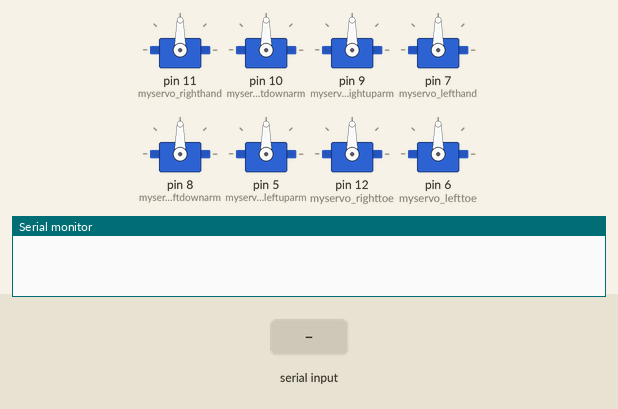
The sketch below on a simulated Arduino Uno, built with avr-gcc and run on an emulated ATmega328P. On the bench: 8 × servo, the last lines printed to the serial monitor. The inputs (shaded band) are chosen by the test bench.

Above: at 1.2 s.
1.3 s: "1" received over the second serial link
At 1.76 s:
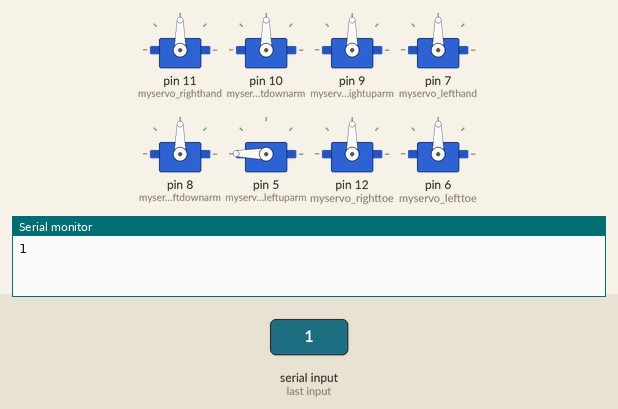
4.3 s: "2" received over the second serial link
At 5.06 s:
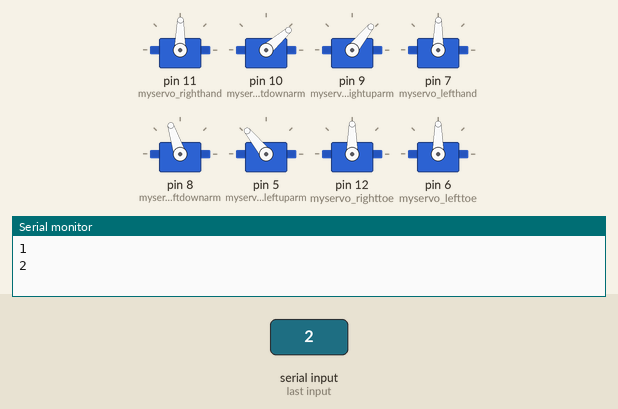
7.3 s: "3" received over the second serial link
At 7.75 s:
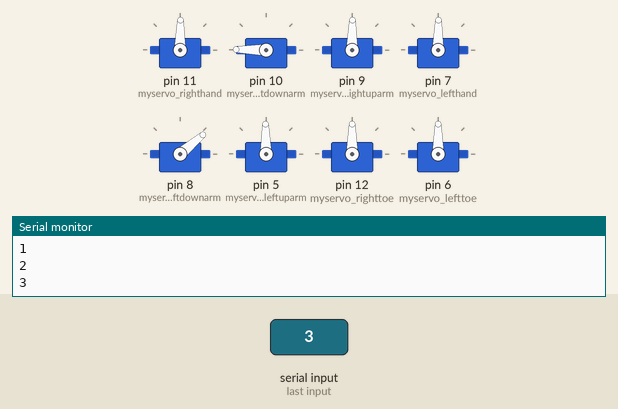
9.9 s: "4" received over the second serial link
12.9 s: "5" received over the second serial link
At 13.66 s:
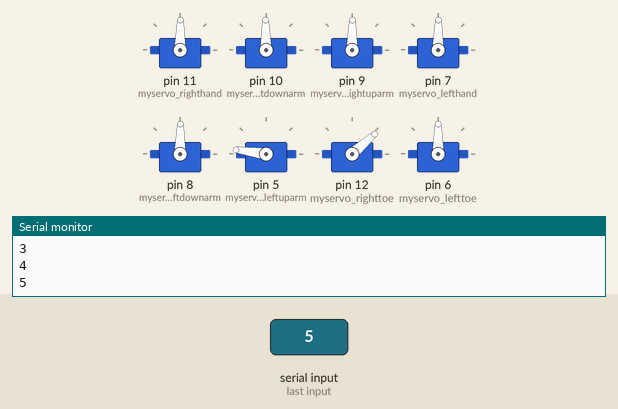
15.9 s: "6" received over the second serial link
At 16.66 s:
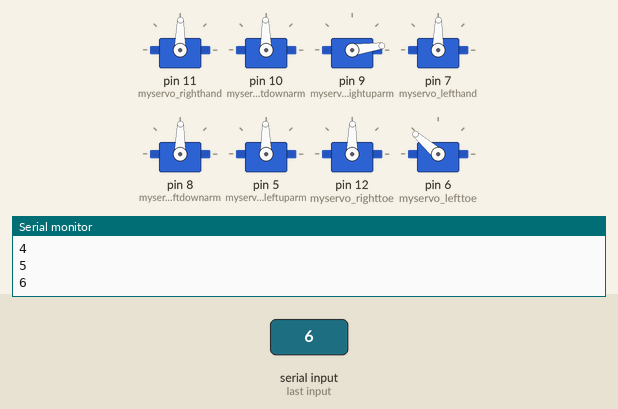
Timing chart, 0 to 18.9 s (numbered marks = the images above; inputs shaded):
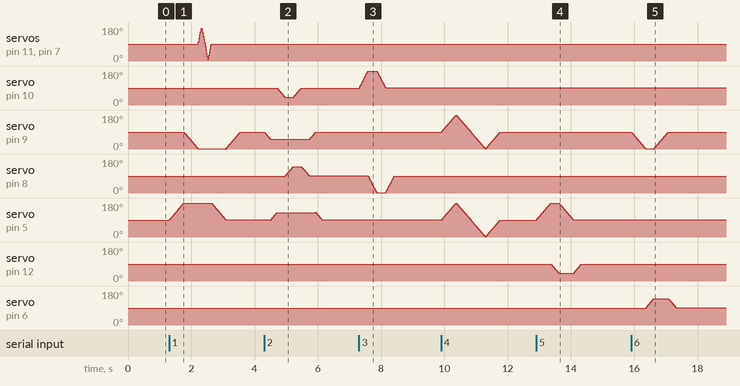

The sketch:

dancingbear_arduino.ino
```cpp
#include <Servo.h>
#include <SoftwareSerial.h>

SoftwareSerial BTSerial(2, 3); // SoftwareSerial(RX, TX)
byte buffer[1024]; // 데이터 수신 버퍼
int bufferPosition; // 버퍼에 기록할 위치

Servo myservo_righthand; // 서보를 제어할 서보 오브젝트를 만듭니다.
Servo myservo_rightdownarm;
Servo myservo_rightuparm;
Servo myservo_lefthand;
Servo myservo_leftdownarm;
Servo myservo_leftuparm;
Servo myservo_righttoe;
Servo myservo_lefttoe;

int pos=0;
// 각 부품을 제어하기 위한 상태 값(이 값을 조절하는 걸로 부품을 제어한다.)

void setup (){
  myservo_righthand.attach(11); // 서보모터를 9번 핀에 연결
  myservo_rightdownarm.attach(10);
  myservo_rightuparm.attach(9);
  myservo_lefthand.attach(7);
  myservo_leftdownarm.attach(8);
  myservo_leftuparm.attach(5);
  myservo_righttoe.attach(12);
  myservo_lefttoe.attach(6);

  BTSerial.begin(9600);
  Serial.begin(9600);
  bufferPosition = 0; // 버퍼 초기화
}

void loop (){
  if (BTSerial.available()){ // 블루투스로 데이터 수신
    byte data = BTSerial.read();
    Serial.write(data); // 수신된 데이터 시리얼 모니터로 출력
    Serial.println();
    buffer[bufferPosition++] = data;

    // 각각 버튼 눌렀을시 그 버튼에 맞는 숫자(char형)가 전송 된다/
    // 이제부터 나오는 if문은
    if(data == '1'){ // right to left swipe
    for(pos=90; pos<180; pos+=1){
        myservo_leftuparm.write(pos);
        delay(5);
      }
      for(pos=90; pos>0; pos-=1){
        myservo_rightuparm.write(pos);
        delay(5);
      }
      for(pos=90; pos<180; pos+=1){
        myservo_righthand.write(pos);
        myservo_lefthand.write(pos);
        delay(1);
      }
      for(pos=180; pos>0; pos-=1){
        myservo_righthand.write(pos);
        myservo_lefthand.write(pos);
        delay(1);
      }
      for(pos=0; pos<90; pos+=1){
        myservo_righthand.write(pos);
        myservo_lefthand.write(pos);
        delay(1);
      }
     for(pos=180; pos>90; pos-=1){
      myservo_leftuparm.write(pos);
     delay(5);
     }
    for(pos=0; pos<90; pos+=1){
     myservo_rightuparm.write(pos);
    delay(5);
    }
    }

    else if(data == '2'){ // left to right swipe
      for(pos=90; pos>50; pos-=1){
        myservo_rightuparm.write(pos);
        delay(5);
      }
      for(pos=90; pos<130; pos+=1){
        myservo_leftuparm.write(pos);
        delay(5);
      }
      for(pos=90; pos>40; pos-=1){
        myservo_rightdownarm.write(pos);
        delay(5);
      }
      for(pos=90; pos<140; pos+=1){
        myservo_leftdownarm.write(pos);
        delay(5);
      }
      for(pos=40; pos<90; pos+=1){
        myservo_rightdownarm.write(pos);
        delay(5);
      }
      for(pos=140; pos>90; pos-=1){
        myservo_leftdownarm.write(pos);
        delay(5);
      }
      for(pos=50; pos<90; pos+=1){
        myservo_rightuparm.write(pos);
        delay(5);
      }
      for(pos=130; pos>90; pos-=1){
        myservo_leftuparm.write(pos);
        delay(5);
      }
    }


    else if(data == '3'){  // down to up swipe
      for(pos=90; pos<180; pos+=1){
        myservo_rightdownarm.write(pos);
        delay(3);
      }
      for(pos=90; pos>0; pos-=1){
        myservo_leftdownarm.write(pos);
        delay(3);
      }
      for(pos=180; pos>90; pos-=1){
        myservo_rightdownarm.write(pos);
        delay(3);
      }
      for(pos=0; pos<90; pos+=1){
        myservo_leftdownarm.write(pos);
        delay(3);
      }
    }

    else if(data == '4'){ // up to down swipe
      for(pos=90; pos<180; pos+=1){
        myservo_leftuparm.write(pos);
        myservo_rightuparm.write(pos);
        delay(5);
      }
      for(pos=180; pos>0; pos-=1){
        myservo_leftuparm.write(pos);
        myservo_rightuparm.write(pos);
        delay(5);
      }
      for(pos=0; pos<90; pos+=1){
        myservo_leftuparm.write(pos);
        myservo_rightuparm.write(pos);
        delay(5);
      }
      }

    else if(data == '5'){  // 텇했 경
        for(pos=90; pos<180; pos+=1){
          myservo_leftuparm.write(pos);
          delay(5);
        }
        for(pos=90; pos>40; pos-=1){
          myservo_righttoe.write(pos);
          delay(5);
        }
        for(pos=180; pos>90; pos-=1){
          myservo_leftuparm.write(pos);
          delay(5);
        }
        for(pos=40; pos<90; pos+=1){
          myservo_righttoe.write(pos);
          delay(5);
        }
    }

    else if(data == '6'){  // 긹 눌렀 경
      for(pos=90; pos>0; pos-=1){
          myservo_rightuparm.write(pos);
          delay(5);
        }
        for(pos=90; pos<140; pos+=1){
          myservo_lefttoe.write(pos);
          delay(5);
        }
        for(pos=0; pos<90; pos +=1){
          myservo_rightuparm.write(pos);
          delay(5);
        }
        for(pos=140; pos>90; pos-=1){
          myservo_lefttoe.write(pos);
          delay(5);
        }
    }

    else if(data == '7'){  // 흔들었을 경우
      for(pos=90; pos<180; pos+=1){
          myservo_righthand.write(pos);
          delay(1);
        }
        for(pos=90;pos>0;pos-=1){
          myservo_lefthand.write(pos);
          delay(1);
        }
        for(pos=180; pos>=0; pos-=1){
          myservo_righthand.write(pos);
          delay(1);
        }
        for(pos=0; pos<180; pos+=1){
          myservo_lefthand.write(pos);
          delay(1);
        }
        for(pos=0; pos<90; pos+=1){
          myservo_righthand.write(pos);
          delay(1);
        }
        for(pos=180; pos>90; pos-=1){
          myservo_lefthand.write(pos);
          delay(1);
        }

    }
    else{
    }
  }
  else{
  }
 }
```

Measured:
- after the input at 1.3 s, servo on pin 5 (myservo_leftuparm): rises from 90° to 179° in 0.45 s, then falls to 91° in 1.3 s
- after the input at 4.3 s, servo on pin 8 (myservo_leftdownarm): rises from 90° to 139° in 0.24 s, then falls to 91° in 0.51 s
- after the input at 7.3 s, servo on pin 10 (myservo_rightdownarm): rises from 89° to 179° in 0.28 s, then falls to 91° in 0.56 s
- after the input at 12.9 s, servo on pin 5 (myservo_leftuparm): rises from 89° to 180° in 0.71 s, then falls to 91° in 0.47 s
- after the input at 15.9 s, servo on pin 6 (myservo_lefttoe): rises from 90° to 139° in 0.24 s, then falls to 91° in 0.71 s
